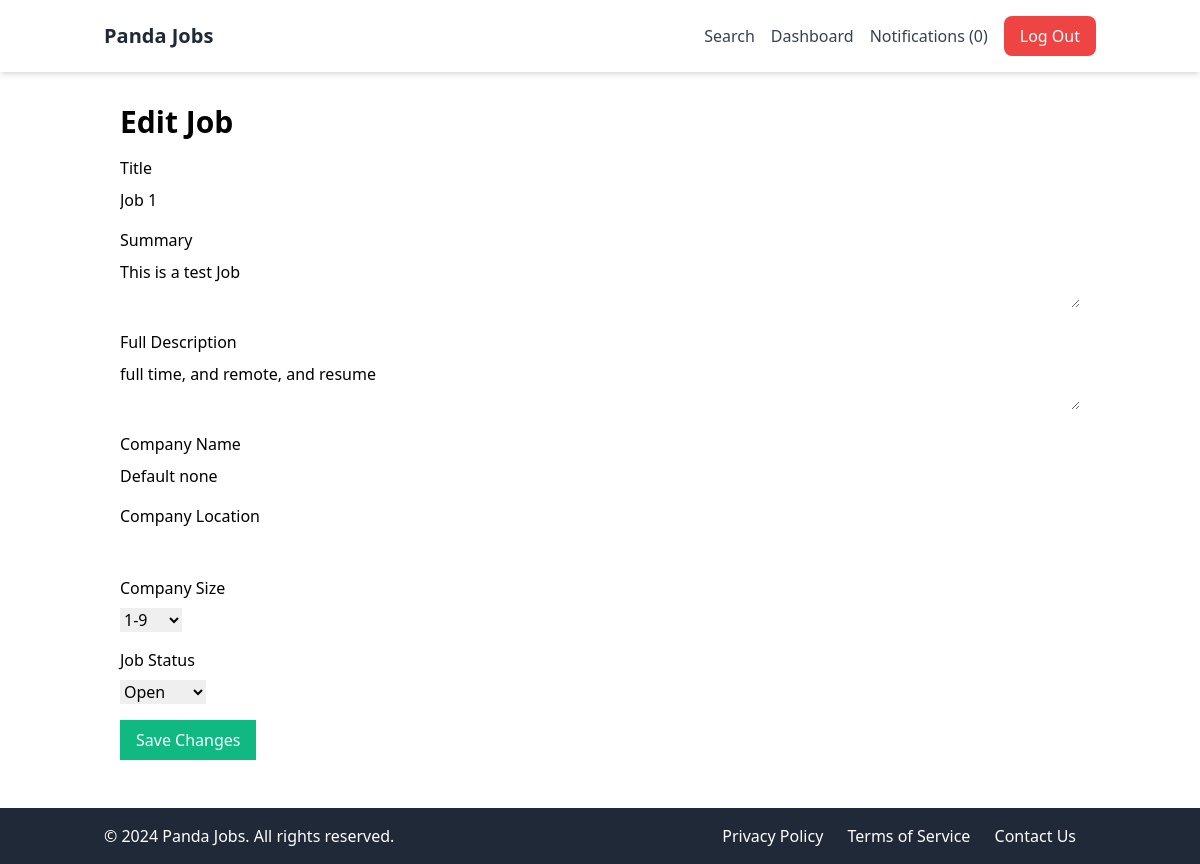
Page /jobs/1/edit/ (signed in) on the earlier database version.
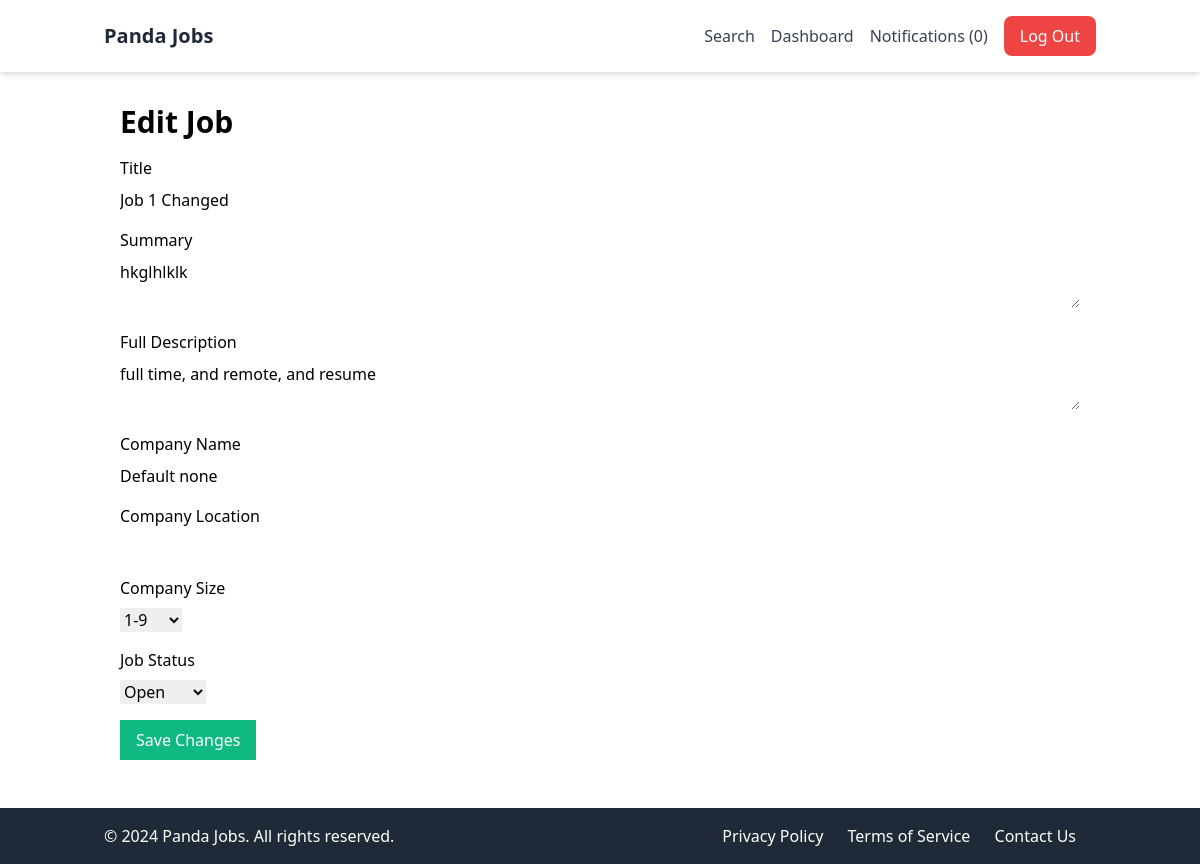
Same page on the later database version.
### apps/jobs/models.py (models this page shows, shortened)
class Job(models.Model):
    SIZE_1_9 = 'size_1_9'
    SIZE_10_49 = 'size_10_49'
    SIZE_50_99 = 'size_50_99'
    SIZE_100 = 'size_100'
    SIZE_CHOICES = (
        (SIZE_1_9, '1-9'),
        (SIZE_10_49, '10-49'),
        (SIZE_50_99, '50-99'),
        (SIZE_100, '100+'),
    )
    OPEN = 'open'
    CLOSED = 'closed'
    ARCHIVED = 'archived'
    STATUS_CHOICES = (
        (OPEN, 'Open'),
        (CLOSED, 'Closed'),
        (ARCHIVED, 'Archived'),
    )
    title = models.CharField(max_length=100)
    summary = models.TextField()
    full_description = models.TextField()
    company_name = models.CharField(max_length=100)
    company_location = models.CharField(max_length=100, blank=True, null=True)
    company_size = models.CharField(max_length=20, choices=SIZE_CHOICES, default=SIZE_1_9)
    created_by= models.ForeignKey(User, related_name='jobs', on_delete=models.CASCADE)
    created_at = models.DateTimeField(auto_now_add=True)
    updated_at = models.DateTimeField(auto_now=True)
    status = models.CharField(max_length=20, choices=STATUS_CHOICES, default=OPEN)

### apps/jobs/views.py (the view)
# urls.py: path('<int:job_id>/edit/', edit_job, name='edit_job'),
@login_required
def edit_job(request, job_id):
    job = Job.objects.get(pk=job_id, created_by=request.user)
    if request.method == 'POST':
        form = AddJobForm(request.POST, instance=job)
        if form.is_valid():
            job = form.save(commit=False)
            job.status = request.POST.get('status')
            job.save()
            return redirect('dashboard')
    else:
        form = AddJobForm(instance=job)
    return render(request, 'edit_job.html', {'form':form, 'job':job})

### apps/jobs/forms.py
class AddJobForm(forms.ModelForm):
    class Meta:
        model = Job
        fields = ['title', 'summary', 'full_description', 'company_name', 'company_location', 'company_size']

### apps/notifications/context_processors.py (called while the page is built)
def notification(request):
    if request.user.is_authenticated:
        return {'notifications': request.user.notifications.filter(is_read=False)}
    else:
        return {'notifications': []}

### apps/jobs/templates/edit_job.html (shortened to what this page needs)
{% extends 'base.html' %}
{% block content %}
<div id="edit-job-app" class="container mx-auto px-4">
    <h1 class="text-3xl font-bold mb-4">Edit Job</h1>
    <form action="" method="post" id="job-form">
        <div class="mb-4">
            <label class="block mb-2" for="id_title">Title</label>
            <input class="input w-full" type="text" name="title" id="id_title" value="{% if job.title %}{{ job.title }}{% endif %}">
        </div>
        <div class="mb-4">
            <label class="block mb-2" for="id_summary">Summary</label>
            <textarea class="textarea w-full" name="summary" id="id_summary" value="{% if job.summary %}{{ job.summary }}{% endif %}">{% if job.summary %}{{ job.summary }}{% endif %}</textarea>
        </div>
        <div class="mb-4">
            <label class="block mb-2" for="id_full_description">Full Description</label>
            <textarea class="textarea w-full" name="full_description" id="id_full_description">{% if job.full_description %}{{ job.full_description }}{% endif %}</textarea>
        </div>
        <div class="mb-4">
            <label class="block mb-2" for="id_company_name">Company Name</label>
            <input class="input w-full" type="text" name="company_name" id="id_company_name" value="{% if job.company_name %}{{ job.company_name }}{% endif %}">
        </div>
        <div class="mb-4">
            <label class="block mb-2" for="id_company_location">Company Location</label>
            <input class="input w-full" type="text" name="company_location" id="id_company_location" value="{% if job.company_location %}{{ job.company_location }}{% endif %}">
        </div>
        <div class="mb-4">
            <label class="block mb-2" for="id_company_size" value = "{% if job.company_size %}{{ job.company_size }}{% endif %}">Company Size</label>
            <div class="select">
                <select name="company_size" id="id_company_size">
                    <option value="size_1_9">1-9</option>
                </select>
            </div>
        </div>
        <div class="mb-4">
            <label class="block mb-2" for="id_status">Job Status</label>
            <div class="select">
                <select name="status" id="id_status">
                    <option value="open"{% if job.job_status == 'open' %} selected{% endif %}>Open</option>
                </select>
            </div>
        </div>
        <div class="mb-4">
            <button class="button bg-green-500 text-white py-2 px-4" type="button" id="submit-btn">Save Changes</button>
        </div>
    </form>
</div>
{% endblock %}

Differences in the rows shown:
changed Job "full time, and remote, and resume": title "Job 1" → "Job 1 Changed"; summary "This is a test Job" → "hkglhlklk"
